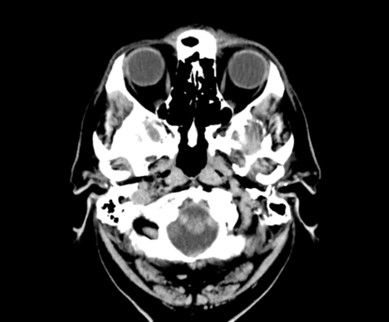
%> input picture Lab 4/Picture3.jpg, 389 x 322 px
$ octave p4.m   (GNU Octave 9; MATLAB toolbox functions it lacks are replaced by stand-ins)
%> lines starting %> are read from the running program, lines starting %| are printed output that depends on the picture; in (x1, y1, x2, y2) boxes, pixels count from 0 and x2, y2 are one past the last pixel; in counts of white or black regions, pixels touching at a corner belong together; the program's own positions count from 1
original = imread('Picture3.jpg');
%> original is the input picture: size 322x389x3 uint8; min 0, max 255, mean 51.3
original = im2double(original);
%> original: size 322x389x3 double

if size(original, 3) == 3
    original_gray = rgb2gray(original);
else
    original_gray = original;
end

h = fspecial('gaussian', [5 5], 1);
blurred = imfilter(original_gray, h, 'replicate');
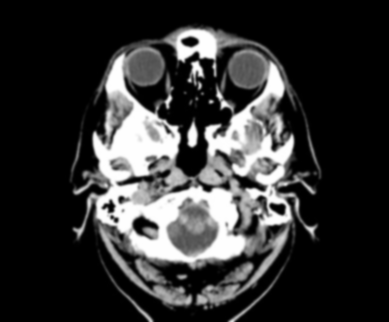
%> blurred: size 322x389 double; min 0, max 1, mean 0.201; mean of the top-left, top-right, bottom-left and bottom-right quarters 0.181, 0.171, 0.235, 0.217
mask = original_gray - blurred;
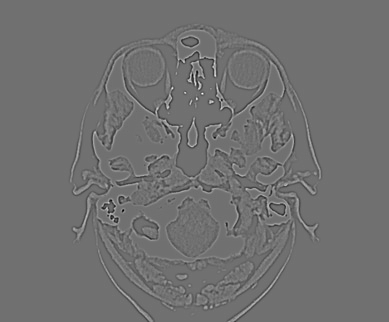
%> mask: size 322x389 double; min -0.418, max 0.527, mean -6.82e-09; drawn with min black and max white
unsharp_img = original_gray + mask;
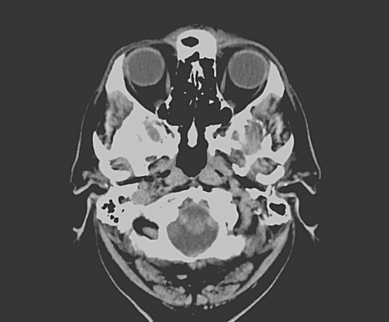
%> unsharp_img: size 322x389 double; min -0.378, max 1.41, mean 0.201; drawn with min black and max white
unsharp_sobel = edge(unsharp_img, 'sobel');
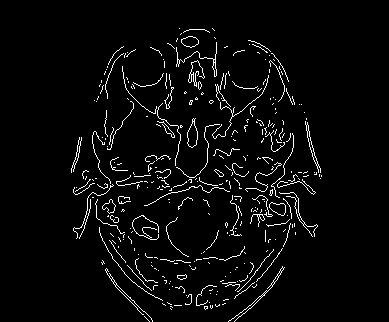
%> unsharp_sobel: size 322x389 logical; 3.8% white in thin lines or dots, all inside (x1, y1, x2, y2) = (71, 28, 322, 322)

A = 1.5;
high_boost_img = original_gray + A * mask;
highboost_sobel = edge(high_boost_img, 'sobel');
%> highboost_sobel: size 322x389 logical; 3.8% white in thin lines or dots, all inside (x1, y1, x2, y2) = (70, 28, 322, 322)

laplacian_filter = fspecial('laplacian', 0.2);
laplacian_img = original_gray - imfilter(original_gray, laplacian_filter, 'replicate');
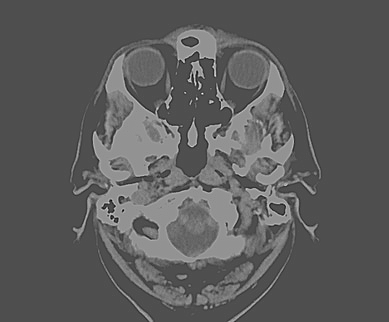
%> laplacian_img: size 322x389 double; min -1.16, max 2.59, mean 0.201; drawn with min black and max white
laplacian_sobel = edge(laplacian_img, 'sobel');

edge_roberts = edge(original_gray, 'roberts');
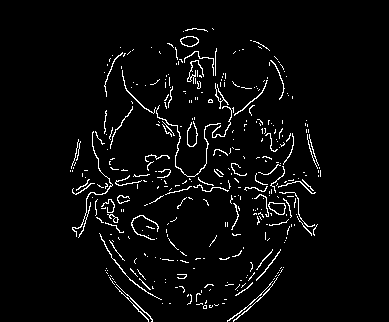
%> edge_roberts: size 322x389 logical; 3.8% white in thin lines or dots, all inside (x1, y1, x2, y2) = (70, 28, 321, 322)
edge_sobel = edge(original_gray, 'sobel');
%> edge_sobel: size 322x389 logical; 3.6% white in thin lines or dots, all inside (x1, y1, x2, y2) = (71, 28, 321, 322)
edge_prewitt = edge(original_gray, 'prewitt');
edge_canny = edge(original_gray, 'canny');
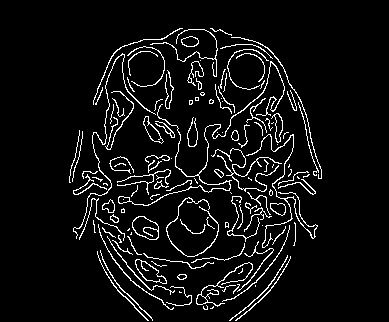
%> edge_canny: size 322x389 logical; 6.4% white in thin lines or dots, all inside (x1, y1, x2, y2) = (69, 28, 322, 321)

figure;
subplot(3, 3, 1); imshow(original_gray); title('Original');
subplot(3, 3, 2); imshow(unsharp_sobel); title('Unsharp + Sobel');
subplot(3, 3, 3); imshow(highboost_sobel); title('High Boost + Sobel');
subplot(3, 3, 4); imshow(laplacian_sobel); title('Laplacian + Sobel');
subplot(3, 3, 5); imshow(edge_roberts); title('Roberts');
subplot(3, 3, 6); imshow(edge_sobel); title('Sobel');
subplot(3, 3, 7); imshow(edge_prewitt); title('Prewitt');
subplot(3, 3, 8); imshow(edge_canny); title('Canny');

$ run again, with Lab 4/Picture1.jpg copied over Lab 4/Picture3.jpg
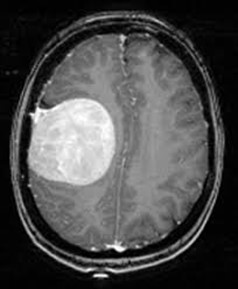
%> input picture Lab 4/Picture1.jpg, 238 x 289 px
%> original is the input picture: size 289x238x3 uint8; min 0, max 255, mean 75.8
%> original: size 289x238x3 double
%> `unsharp_sobel = edge(unsharp_img, 'sobel');`:
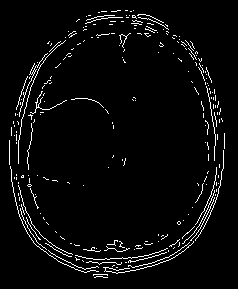
%> unsharp_sobel: size 289x238 logical; 3.9% white in thin lines or dots, all inside (x1, y1, x2, y2) = (9, 10, 225, 278)
%> laplacian_sobel: size 289x238 logical; 4.1% white in thin lines or dots, all inside (x1, y1, x2, y2) = (9, 10, 225, 280)
%> edge_roberts: size 289x238 logical; 3.5% white in thin lines or dots, all inside (x1, y1, x2, y2) = (9, 10, 225, 277)
%> `edge_canny = edge(original_gray, 'canny');`:
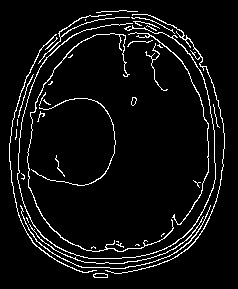
%> edge_canny: size 289x238 logical; 6% white in thin lines or dots, all inside (x1, y1, x2, y2) = (9, 10, 225, 278)

$ run again, with Lab 4/Picture2.jpg copied over Lab 4/Picture3.jpg
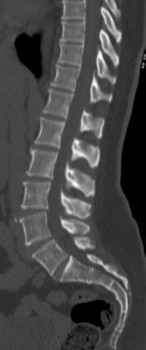
%> input picture Lab 4/Picture2.jpg, 146 x 350 px
%> original is the input picture: size 350x146x3 uint8; min 0, max 255, mean 71.1
%> original: size 350x146x3 double
%> `unsharp_sobel = edge(unsharp_img, 'sobel');`:
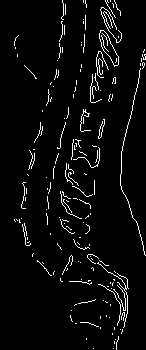
%> unsharp_sobel: size 350x146 logical; 4.2% white in thin lines or dots
%> highboost_sobel: size 350x146 logical; 4.3% white in thin lines or dots
%> laplacian_sobel: size 350x146 logical; 4.4% white in thin lines or dots
%> edge_roberts: size 350x146 logical; 3.7% white in thin lines or dots
%> edge_sobel: size 350x146 logical; 3.9% white in thin lines or dots
%> edge_prewitt: size 350x146 logical; 3.9% white in thin lines or dots
%> `edge_canny = edge(original_gray, 'canny');`:
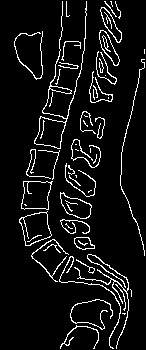
%> edge_canny: size 350x146 logical; 7.3% white in thin lines or dots, all inside (x1, y1, x2, y2) = (14, 1, 145, 349)
